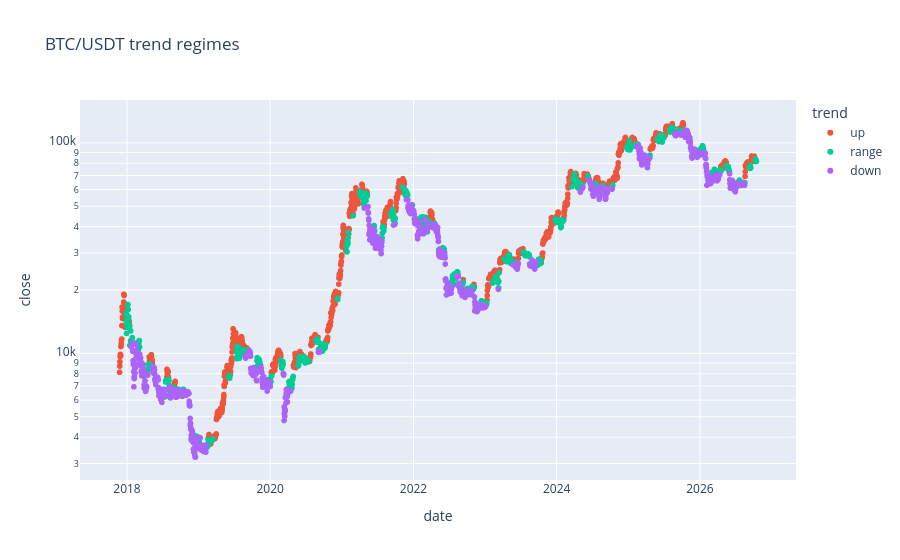

Here is the notebook cell this chart was saved with:
### Code cell
fig = px.scatter(df, x=df.index, y="close", color="trend", log_y=True,
                 title="BTC/USDT trend regimes")
fig.show()

### Figure 1 — Plotly figure (JSON) as saved in the notebook; plotly's stock layout.template omitted (floating-point values rounded to 4 significant figures; data arrays with more than 128 entries replaced by an {"elided": "..."} marker saying what was removed)
{"data": [{"hovertemplate": "trend=up<br>date=%{x}<br>close=%{y}<extra></extra>", "legendgroup": "up", "marker": {"color": "#EF553B", "symbol": "circle"}, "mode": "markers", "name": "up", "showlegend": true, "type": "scattergl", "x": {"elided": "1266 str values"}, "xaxis": "x", "y": {"elided": "1266 float values"}, "yaxis": "y"}, {"hovertemplate": "trend=range<br>date=%{x}<br>close=%{y}<extra></extra>", "legendgroup": "range", "marker": {"color": "#00cc96", "symbol": "circle"}, "mode": "markers", "name": "range", "showlegend": true, "type": "scattergl", "x": {"elided": "925 str values"}, "xaxis": "x", "y": {"elided": "925 float values"}, "yaxis": "y"}, {"hovertemplate": "trend=down<br>date=%{x}<br>close=%{y}<extra></extra>", "legendgroup": "down", "marker": {"color": "#ab63fa", "symbol": "circle"}, "mode": "markers", "name": "down", "showlegend": true, "type": "scattergl", "x": {"elided": "1058 str values"}, "xaxis": "x", "y": {"elided": "1058 float values"}, "yaxis": "y"}], "layout": {"legend": {"title": {"text": "trend"}, "tracegroupgap": 0}, "title": {"text": "BTC/USDT trend regimes"}, "xaxis": {"anchor": "y", "domain": [0, 1], "title": {"text": "date"}}, "yaxis": {"anchor": "x", "domain": [0, 1], "title": {"text": "close"}, "type": "log"}}}
